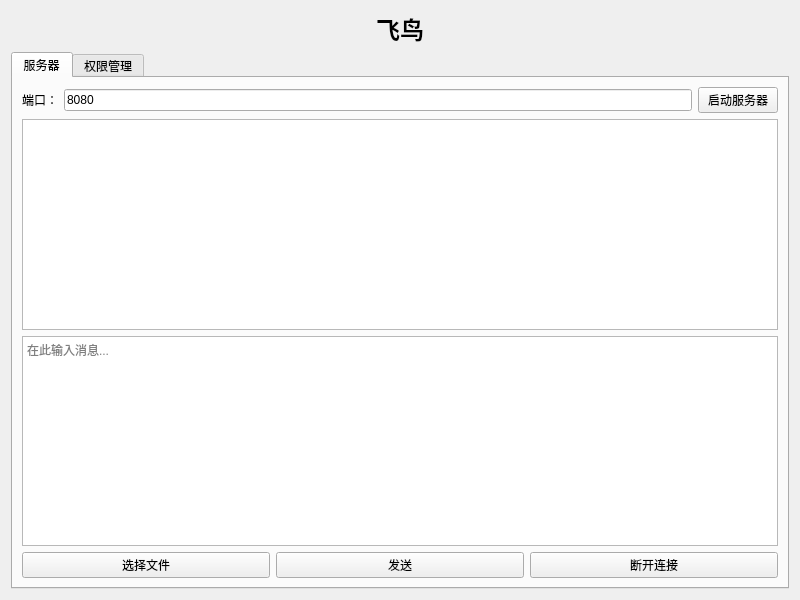
<?xml version="1.0" encoding="UTF-8"?>
<ui version="4.0">
 <class>Widget</class>
 <widget class="QWidget" name="Widget">
  <property name="geometry">
   <rect>
    <x>0</x>
    <y>0</y>
    <width>800</width>
    <height>600</height>
   </rect>
  </property>
  <property name="windowTitle">
   <string>TCP文件服务器</string>
  </property>
  <layout class="QVBoxLayout" name="verticalLayout">
   <item>
    <widget class="QLabel" name="titleLabel">
     <property name="text">
      <string>飞鸟</string>
     </property>
     <property name="alignment">
      <set>Qt::AlignCenter</set>
     </property>
     <property name="font">
      <font>
       <pointsize>18</pointsize>
       <weight>75</weight>
       <bold>true</bold>
      </font>
     </property>
    </widget>
   </item>
   <item>
    <widget class="QTabWidget" name="tabWidget">
     <property name="currentIndex">
      <number>0</number>
     </property>
     <widget class="QWidget" name="serverTab">
      <attribute name="title">
       <string>服务器</string>
      </attribute>
      <layout class="QVBoxLayout" name="verticalLayout_2">
       <item>
        <layout class="QHBoxLayout" name="horizontalLayout">
         <item>
          <widget class="QLabel" name="label">
           <property name="text">
            <string>端口：</string>
           </property>
          </widget>
         </item>
         <item>
          <widget class="QLineEdit" name="portEdit">
           <property name="text">
            <string>8080</string>
           </property>
          </widget>
         </item>
         <item>
          <widget class="QPushButton" name="startButton">
           <property name="text">
            <string>启动服务器</string>
           </property>
          </widget>
         </item>
        </layout>
       </item>
       <item>
        <widget class="QTextEdit" name="textEdit">
         <property name="readOnly">
          <bool>true</bool>
         </property>
        </widget>
       </item>
       <item>
        <widget class="QTextEdit" name="textEdit_write">
         <property name="placeholderText">
          <string>在此输入消息...</string>
         </property>
        </widget>
       </item>
       <item>
        <layout class="QHBoxLayout" name="horizontalLayout_3">
         <item>
          <widget class="QPushButton" name="pushButtonselect">
           <property name="text">
            <string>选择文件</string>
           </property>
          </widget>
         </item>
         <item>
          <widget class="QPushButton" name="pushButtonsend">
           <property name="text">
            <string>发送</string>
           </property>
          </widget>
         </item>
         <item>
          <widget class="QPushButton" name="pushButtondis">
           <property name="text">
            <string>断开连接</string>
           </property>
          </widget>
         </item>
        </layout>
       </item>
      </layout>
     </widget>
     <widget class="QWidget" name="permissionsTab">
      <attribute name="title">
       <string>权限管理</string>
      </attribute>
      <layout class="QVBoxLayout" name="verticalLayout_3">
       <item>
        <layout class="QGridLayout" name="gridLayout">
         <item row="0" column="0">
          <widget class="QLabel" name="label_2">
           <property name="text">
            <string>管理员用户名：</string>
           </property>
          </widget>
         </item>
         <item row="0" column="1">
          <widget class="QLineEdit" name="adminUsernameEdit"/>
         </item>
         <item row="1" column="0">
          <widget class="QLabel" name="label_6">
           <property name="text">
            <string>管理员密码：</string>
           </property>
          </widget>
         </item>
         <item row="1" column="1">
          <widget class="QLineEdit" name="adminPasswordEdit">
           <property name="echoMode">
            <enum>QLineEdit::Password</enum>
           </property>
          </widget>
         </item>
         <item row="2" column="0">
          <widget class="QLabel" name="label_3">
           <property name="text">
            <string>用户名：</string>
           </property>
          </widget>
         </item>
         <item row="2" column="1">
          <widget class="QLineEdit" name="usernameEdit"/>
         </item>
         <item row="3" column="0">
          <widget class="QLabel" name="label_5">
           <property name="text">
            <string>角色：</string>
           </property>
          </widget>
         </item>
         <item row="3" column="1">
          <widget class="QComboBox" name="roleComboBox">
           <item>
            <property name="text">
             <string>管理员</string>
            </property>
           </item>
           <item>
            <property name="text">
             <string>普通用户</string>
            </property>
           </item>
          </widget>
         </item>
        </layout>
       </item>
       <item>
        <layout class="QHBoxLayout" name="horizontalLayout_2">
         <item>
          <widget class="QPushButton" name="assignRoleButton">
           <property name="text">
            <string>分配角色</string>
           </property>
          </widget>
         </item>
        </layout>
       </item>
       <item>
        <widget class="QListWidget" name="permissionList"/>
       </item>
      </layout>
     </widget>
    </widget>
   </item>
  </layout>
 </widget>
 <resources/>
 <connections/>
</ui>
